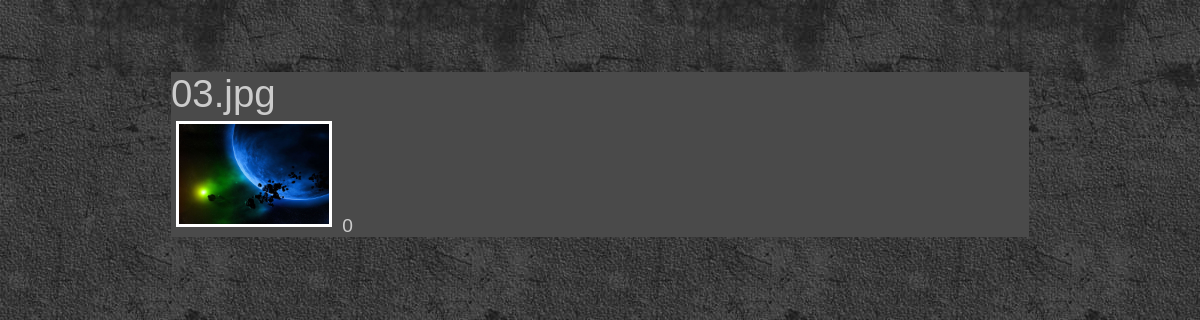
Page /lesson5/gallery.php?id=33 on the committed database.
### tables this page shows
CREATE TABLE `galleries` (
  `id` int(11) NOT NULL,
  `name` varchar(255) NOT NULL,
  `views` int(11) NOT NULL DEFAULT '0'
);

### lesson5/gallery.php (called while the page is built, shortened)
<?php
$item = Galleries::find()->onCondition([
    'id' => (int) $_GET['id']
])->one();
$item->addView();
$title = $item->name;
include "templates/view.php";

### lesson5/common/DbRecord.php (called while the page is built, shortened)
<?php
require __DIR__ . '\Query.php';
class DbRecord
{
    public static function find()
    {
        return (new Query(get_called_class()));
    }
}

### lesson5/common/traits/QueryTrait.php (called while the page is built, shortened)
<?php
trait QueryTrait
{
    public function execute(&$query)
    {
        $query->execute();
    }
    public function onCondition($condition = [])
    {
        $this->where = $condition;
        return $this;
    }
}

### lesson5/common/Query.php (called while the page is built, shortened)
<?php
require __DIR__ . '\traits\QueryTrait.php';
class Query
{
    protected $modelClass;
    public static $queryString = null;
    public function getModelClass()
    {
        return $this->modelClass;
    }
    public function setModelClass($modelClass)
    {
        $this->modelClass = $modelClass;
    }
    public function getTableName()
    {
        $class = explode("\\", $this->getModelClass());
        $last_key = sizeof($class) - 1;
        return $class[$last_key];
    }
    public function getQueryString()
    {
        if (is_null(static::$queryString)) {
            static::$queryString = "SELECT * FROM" . " " . $this->getTableName();
        }
        return static::$queryString;
    }
    public function one()
    {
        $query = $this->getQueryBuilder();
        return $query->fetch();
    }
    public function getQuery(string $query, array $params = [])
    {
        $conn = $this->getDbConnect();
        $query = $conn->prepare($query);
        if (!empty($params)) {
            foreach ($params as $key => $item) {
                $query->bindParam(":{$key}", $item);
            }
        }
        return $query;
    }
    protected function populate(&$queryString)
    {
        $string = "";
        if ($conditions = $this->where) {
            $string .= " WHERE ";
            foreach ($conditions as $attr => $value) {
                $string .= $attr . " = :" . $attr;
            }
        }
    }
    protected function getQueryBuilder()
    {
        $queryString = $this->getQueryString();
        $this->populate($queryString);
        $query = $this->getQuery($queryString, $this->where);
        $query->setFetchMode(PDO::FETCH_CLASS, $this->getModelClass());
        $this->execute($query);
        return $query;
    }
    private function getDbConnect()
    {
        static $connect = null;
        if (is_null($connect)) {
            $conn = new Connection();
            $connect = $conn->getDb();
        }
        return $connect;
    }
}

### lesson5/templates/view.php (the view, shortened to what this page needs)
<!DOCTYPE html>
<html lang="ru">
<head>
    <link rel="stylesheet" href="<?= STYLE_DIR ?>"/>
</head>
<body>
<div id="main">
    <div class="post_title">
        <h2><?= $title ?></h2>
    </div>
    <div class="gallery">
        <? if ($item) : ?>
            <img alt="<?= $item->name ?>" src="<?= 'src/gallery_img/big/' . $item->name ?>" width="150"
                 height="100"/>
            <span><?= $item->views ?></span>
        <? else: ?>
            <p class="red">Нет такого элемента</p>
        <? endif; ?>
    </div>
</div>
</body>
</html>

### lesson5/src/style.css (style rules this page uses)
body { background: #444 url('img/body.jpg'); color: #444; font: normal 1.2em Verdana,Arial,sans-serif; height: 100%; padding-bottom: 1px; padding-top: 64px; }
.gallery img { margin:5px; border:3px solid #fff; }
#main { width:858px; margin:0 auto; background: #4A4A4A; color: #CCC; }
.post_title h2 { font: normal 2em Arial,sans-serif; margin: 0; padding: 0; }

### rows in the picture
galleries: name "03.jpg", name (picture), views "0"
